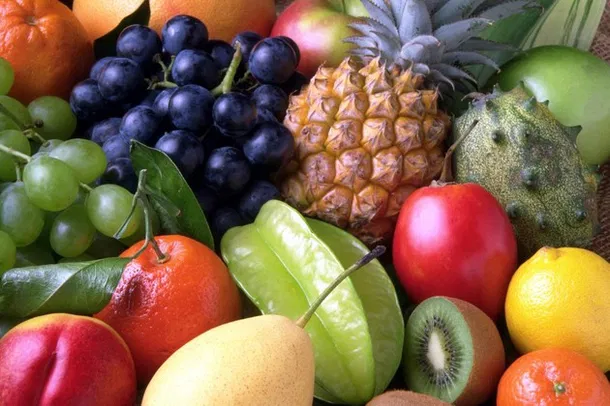
#> input picture Aula 04-03/Imagens/frutas.png, 610 x 406 px, found by its file name
$ python Exercicio_2_2.py
#> lines starting #> are read from the running program, lines starting #| are printed output that depends on the picture; after the words box and inside, x2 and y2 are one past the last pixel; in counts of white or black regions, pixels touching at a corner belong together
import cv2

imagem = cv2.imread("./Aula 04-03/Imagens/frutas.png")
#> imagem is the input picture: shape (406, 610, 3); mean B, G, R 74.2, 102.2, 132.2

imagem_escura = cv2.subtract(imagem, (150,150,150,0))
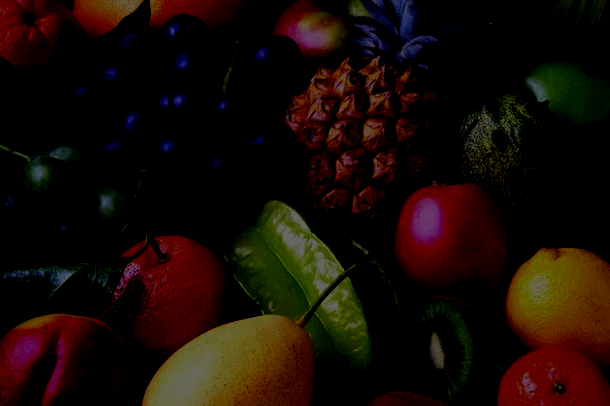
#> imagem_escura: shape (406, 610, 3); mean B, G, R 4.9, 11.1, 23.8

b_original, g_original, r_original = cv2.split(imagem)
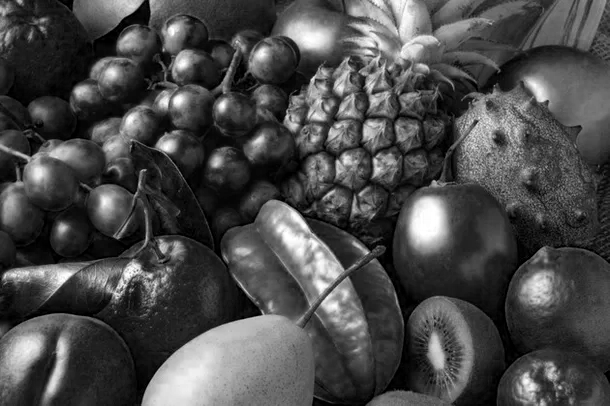
#> b_original: shape (406, 610); min 0, max 255, mean 74.2
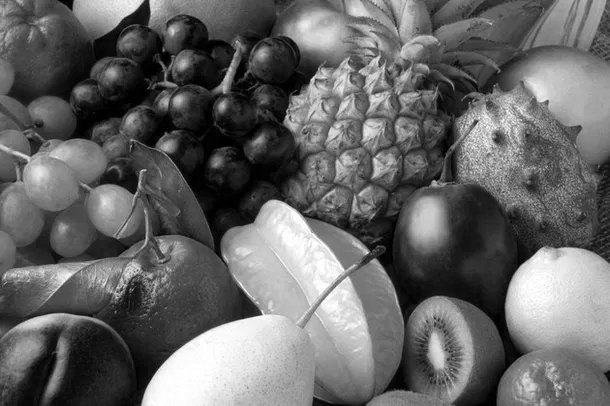
#> g_original: shape (406, 610); min 0, max 255, mean 102.2
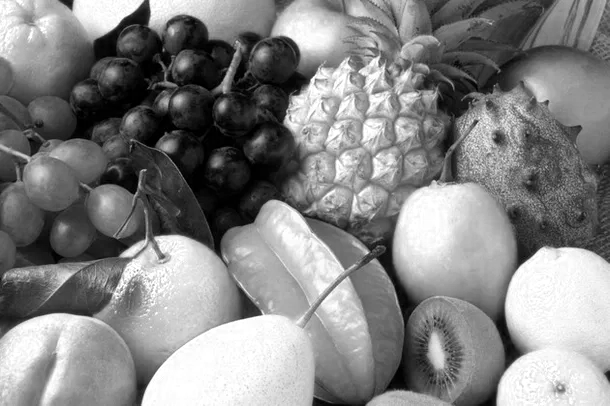
#> r_original: shape (406, 610); min 0, max 255, mean 132.2
b_escuro, g_escuro, r_escuro = cv2.split(imagem_escura)
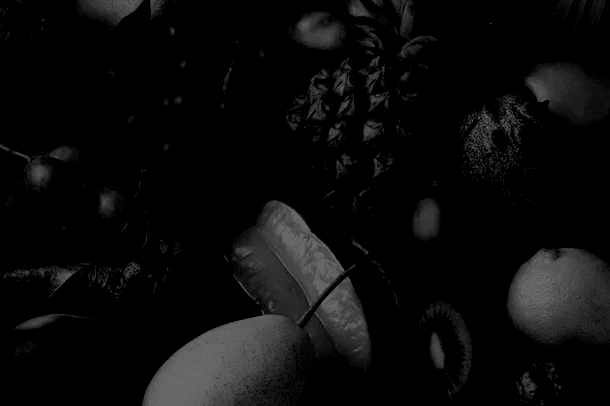
#> g_escuro: shape (406, 610); min 0, max 105, mean 11.1
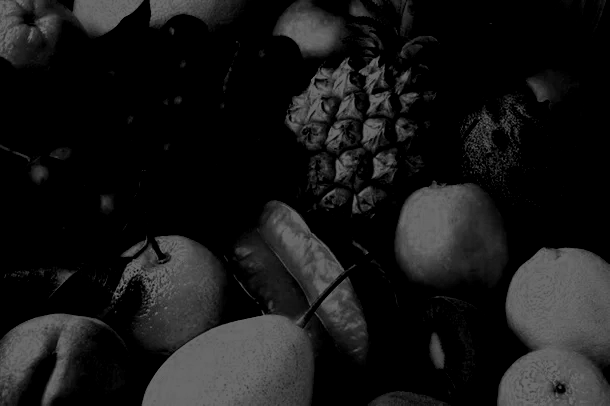
#> r_escuro: shape (406, 610); min 0, max 105, mean 23.8

limiar = 120
#Significa que se o valor do pixel for menor que 120, ele vira preto, se for maior, vira branco
_, segmento_original = cv2.threshold(b_original, limiar, 255, cv2.THRESH_BINARY) #thresholding, ou seja, segmentação por limiarização
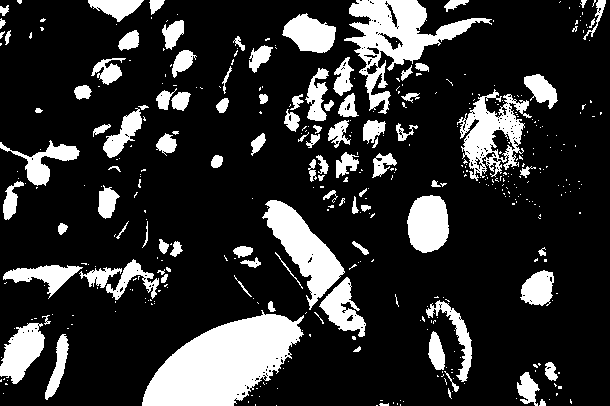
#> segmento_original: shape (406, 610); 19.2% white; 422 white regions (322 under 20 px), largest, box (x1, y1, x2, y2) and area: (142, 310, 304, 406) 9182, (344, 0, 492, 114) 5038, (262, 200, 345, 310) 3411
_, segmento_escuro = cv2.threshold(b_escuro, limiar, 255, cv2.THRESH_BINARY) #segmento_escuro é a imagem segmentada da imagem escura
#> segmento_escuro: shape (406, 610); every value is 0


cv2.imshow('Frutas', segmento_original)
cv2.waitKey(0)
cv2.imshow('Frutas Escuras', segmento_escuro)
cv2.waitKey(0)

##A questão pergunta: "Por que o mesmo valor de corte não funciona para as duas matrizes?"

# A resposta que se espera de você:A limiarização depende da intensidade dos pixels.
# Quando você subtrai 150 de cada pixel, você desloca o histograma da imagem para a esquerda (para o preto).Se na imagem original um objeto verde tinha intensidade 180 e seu corte era 120, ele seria segmentado (180 > 120).
# Na imagem escurecida, esse mesmo objeto passou a ter intensidade 30 ($180 - 150 = 30$). Como 30 é menor
# que o corte de 120, o objeto "desaparece" da segmentação ou fica fundido ao fundo.
